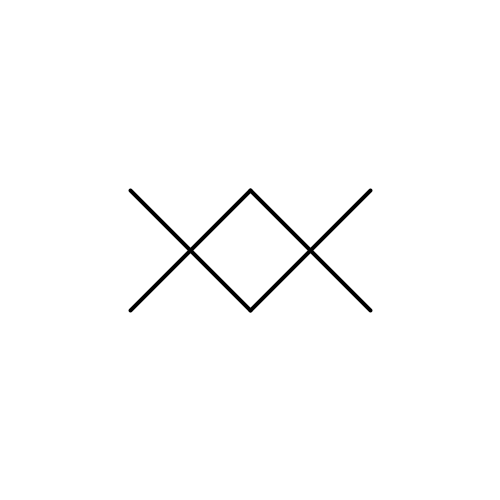
Frame 1 (no input)
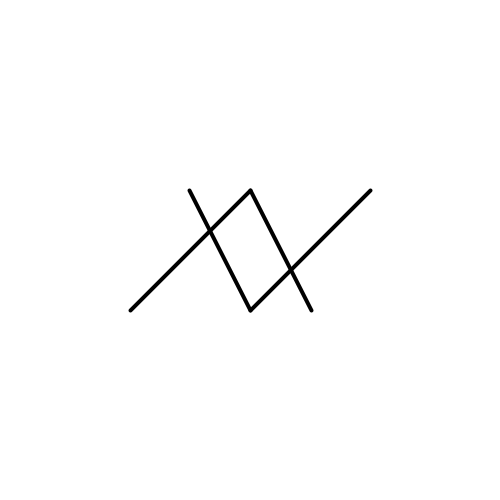
Frame 60 (the mouse pressed at the canvas centre just before this capture)
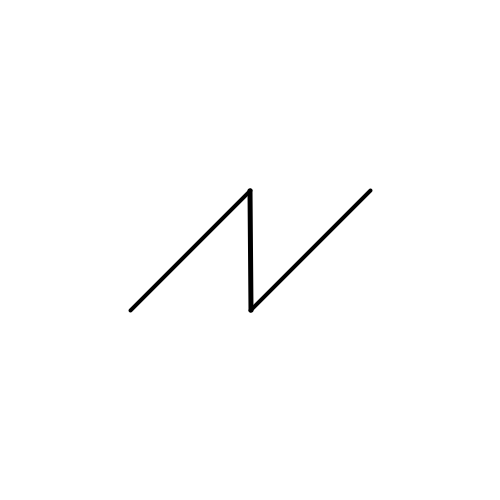
Frame 120 (the mouse held since frame 60 and released just before this capture)

The Processing sketch that drew these frames (run headless with seeded random() and noise(); from frame 60 on, the mouse is pressed at the canvas centre):

// Processing sketch: processing_66078
// ── processing_66078.pde

void setup(){
  size(500,500);
  background(255);
  smooth();
}
  //the centre
  int x = 250;
  int y = 250;
  //the width
  int wd = 60;
  //how much it changes each step
  int offset = 0;

  int mode = 1;

  int off = offset;
void draw(){  
  strokeWeight(4); 
    background(255);
     
  if(mode<3){
      //the lines for the left cross
  line(x-2*wd, y+wd, x, y-wd); 
  line(x-2*wd+offset, y-wd, x, y+wd); 
  //the lines for the right cross
  line(x+2*wd, y-wd, x, y+wd); 
  line(x+2*wd-offset, y+wd, x, y-wd);
     }
else if(mode<5){
    //the lines for the two arrows either side
  line(x-2*wd+offset, y-wd, x-wd+offset, y); //line A
  line(x-wd+offset, y, x-2*wd+offset, y+wd); //line B
  line(x+wd-offset, y, x+2*wd-offset, y-wd); //line G
  line(x+2*wd-offset, y+wd, x+wd-offset, y); //line H
//  //the lines for the central diamond
  line(x-wd, y-offset, x, y-wd); //line C
  line(x-wd, y-offset, x, y+wd); //line D
  line(x, y+wd, x+wd, y-offset); //line E
  line(x, y-wd, x+wd, y-offset); //line F
}
else if(mode<7){
  line(x-2*wd+0.5*offset, y-wd+0.5*offset, x+0.5*offset, y+wd-0.5*offset); 
  line(x-2*wd+0.5*offset, y+wd-0.5*offset, x+0.5*offset, y-wd+0.5*offset); 

  line(x+2*wd-0.5*offset, y+wd+0.5*offset, x-0.5*offset, y-wd-0.5*offset); 
  line(x+2*wd-0.5*offset, y-wd-0.5*offset, x-0.5*offset, y+wd+0.5*offset);
}
else if(mode<9){
    //the lines for the two arrows either side
  line(x-2*wd+offset, y-wd, x-wd+offset, y); //line A
  line(x-wd+offset, y, x-2*wd+offset, y+wd); //line B
  line(x+wd-offset, y, x+2*wd-offset, y-wd); //line G
  line(x+2*wd-offset, y+wd, x+wd-offset, y); //line H
//  //the lines for the central diamond
  line(x-wd, y, x, y-wd); //line C
  line(x-wd, y, x, y+wd); //line D
  line(x, y+wd, x+wd, y); //line E
 line(x, y-wd, x+wd, y); //line F
}
else if(mode<11){
    //the lines for the two arrows either side
  line(x-2*wd+offset, y-wd, x-wd+offset, y-offset); //line A
  line(x-wd+offset, y-offset, x-2*wd+offset, y+wd); //line B
  line(x+wd-offset, y-offset, x+2*wd-offset, y-wd); //line G
  line(x+2*wd-offset, y+wd, x+wd-offset, y-offset); //line H
  //the lines for the central diamond
  line(x-wd+offset, y-offset, x+offset, y-wd); //line C
  line(x-wd+offset, y-offset, x, y+wd); //line D
  line(x, y+wd, x+wd-offset, y-offset); //line E
  line(x-offset, y-wd, x+wd-offset, y-offset); //line F
}
else{
  mode=1;  
  offset=0;
}
//if the mode is an even number it is moving back towards the start position
if(mode%2==0){ 
   offset--;
 }
 else{
  offset++;
 }
//it changes modes every 120 steps   
  if(offset% 120 ==0){
    mode++;
  }
  }
